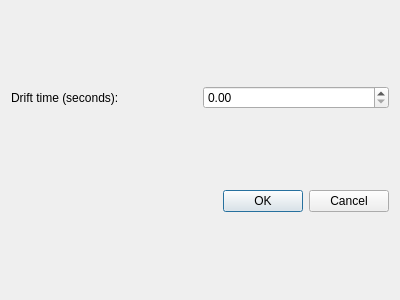
<?xml version="1.0" encoding="UTF-8"?>
<ui version="4.0">
 <class>Dialog</class>
 <widget class="QDialog" name="Dialog">
  <property name="geometry">
   <rect>
    <x>0</x>
    <y>0</y>
    <width>400</width>
    <height>300</height>
   </rect>
  </property>
  <property name="windowTitle">
   <string>Dialog</string>
  </property>
  <layout class="QGridLayout" name="gridLayout">
   <item row="0" column="0">
    <widget class="QLabel" name="DriftTimeLabel">
     <property name="text">
      <string>Drift time (seconds):</string>
     </property>
    </widget>
   </item>
   <item row="0" column="1">
    <widget class="QDoubleSpinBox" name="doubleSpinBox"/>
   </item>
   <item row="1" column="0" colspan="2">
    <widget class="QDialogButtonBox" name="buttonBox">
     <property name="orientation">
      <enum>Qt::Horizontal</enum>
     </property>
     <property name="standardButtons">
      <set>QDialogButtonBox::Cancel|QDialogButtonBox::Ok</set>
     </property>
    </widget>
   </item>
  </layout>
 </widget>
 <resources/>
 <connections>
  <connection>
   <sender>buttonBox</sender>
   <signal>accepted()</signal>
   <receiver>Dialog</receiver>
   <slot>accept()</slot>
   <hints>
    <hint type="sourcelabel">
     <x>248</x>
     <y>254</y>
    </hint>
    <hint type="destinationlabel">
     <x>157</x>
     <y>274</y>
    </hint>
   </hints>
  </connection>
  <connection>
   <sender>buttonBox</sender>
   <signal>rejected()</signal>
   <receiver>Dialog</receiver>
   <slot>reject()</slot>
   <hints>
    <hint type="sourcelabel">
     <x>316</x>
     <y>260</y>
    </hint>
    <hint type="destinationlabel">
     <x>286</x>
     <y>274</y>
    </hint>
   </hints>
  </connection>
 </connections>
</ui>
